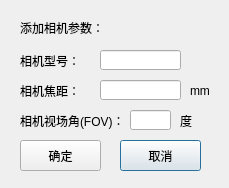
<?xml version="1.0" encoding="UTF-8"?>
<ui version="4.0">
 <class>Dialog_addsensorwidth</class>
 <widget class="QDialog" name="Dialog_addsensorwidth">
  <property name="geometry">
   <rect>
    <x>0</x>
    <y>0</y>
    <width>229</width>
    <height>188</height>
   </rect>
  </property>
  <property name="windowTitle">
   <string>添加相机参数</string>
  </property>
  <widget class="QLineEdit" name="lineEdit_model">
   <property name="geometry">
    <rect>
     <x>100</x>
     <y>50</y>
     <width>81</width>
     <height>20</height>
    </rect>
   </property>
  </widget>
  <widget class="QLabel" name="label_16">
   <property name="geometry">
    <rect>
     <x>20</x>
     <y>80</y>
     <width>61</width>
     <height>21</height>
    </rect>
   </property>
   <property name="text">
    <string>相机焦距：</string>
   </property>
  </widget>
  <widget class="QLabel" name="label_15">
   <property name="geometry">
    <rect>
     <x>20</x>
     <y>50</y>
     <width>71</width>
     <height>21</height>
    </rect>
   </property>
   <property name="text">
    <string>相机型号：</string>
   </property>
  </widget>
  <widget class="QPushButton" name="btn_CANCEL">
   <property name="geometry">
    <rect>
     <x>120</x>
     <y>140</y>
     <width>81</width>
     <height>31</height>
    </rect>
   </property>
   <property name="text">
    <string>取消</string>
   </property>
  </widget>
  <widget class="QPushButton" name="btn_OK">
   <property name="geometry">
    <rect>
     <x>20</x>
     <y>140</y>
     <width>81</width>
     <height>31</height>
    </rect>
   </property>
   <property name="text">
    <string>确定</string>
   </property>
  </widget>
  <widget class="QLineEdit" name="lineEdit_focus">
   <property name="geometry">
    <rect>
     <x>100</x>
     <y>80</y>
     <width>81</width>
     <height>20</height>
    </rect>
   </property>
   <property name="text">
    <string/>
   </property>
  </widget>
  <widget class="QLabel" name="label_18">
   <property name="geometry">
    <rect>
     <x>20</x>
     <y>20</y>
     <width>171</width>
     <height>16</height>
    </rect>
   </property>
   <property name="text">
    <string>添加相机参数：</string>
   </property>
  </widget>
  <widget class="QLabel" name="label_17">
   <property name="geometry">
    <rect>
     <x>20</x>
     <y>110</y>
     <width>111</width>
     <height>21</height>
    </rect>
   </property>
   <property name="text">
    <string>相机视场角(FOV)：</string>
   </property>
  </widget>
  <widget class="QLineEdit" name="lineEdit_fov">
   <property name="geometry">
    <rect>
     <x>130</x>
     <y>110</y>
     <width>41</width>
     <height>20</height>
    </rect>
   </property>
   <property name="text">
    <string/>
   </property>
  </widget>
  <widget class="QLabel" name="label_19">
   <property name="geometry">
    <rect>
     <x>190</x>
     <y>80</y>
     <width>31</width>
     <height>21</height>
    </rect>
   </property>
   <property name="text">
    <string>mm</string>
   </property>
  </widget>
  <widget class="QLabel" name="label_20">
   <property name="geometry">
    <rect>
     <x>180</x>
     <y>110</y>
     <width>31</width>
     <height>21</height>
    </rect>
   </property>
   <property name="text">
    <string>度</string>
   </property>
  </widget>
 </widget>
 <resources/>
 <connections/>
</ui>
